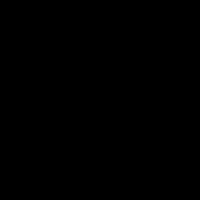
Frame 1 (no input)
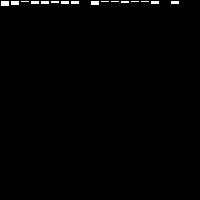
Frame 60 (the mouse pressed at the canvas centre just before this capture)
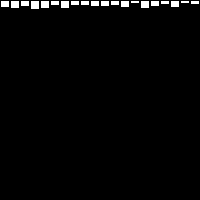
Frame 120 (the mouse held since frame 60 and released just before this capture)

The Processing sketch that drew these frames (run headless with seeded random() and noise(); from frame 60 on, the mouse is pressed at the canvas centre):

// Processing sketch: chapter_13_2
// ── chapter_13_2.pde
// array to keep track of how often random numbers are picked

float[] randomCounts;

void setup(){
	size(200, 200);
	randomCounts = new float[20];
}

void draw(){
	background(0);
	//pick a random number and increase the count
	int index = int(random(randomCounts.length));
	randomCounts[index]++;
	println("randomCounts[index]: "+randomCounts[index]);
	// draw a rectangle to graph the results
	stroke(0);
	fill(255);
	for (int i = 0; i<randomCounts.length; i++){
		rect(i*10, 0, 9, randomCounts[i]);
		//println("i: "+i);
	}
}
